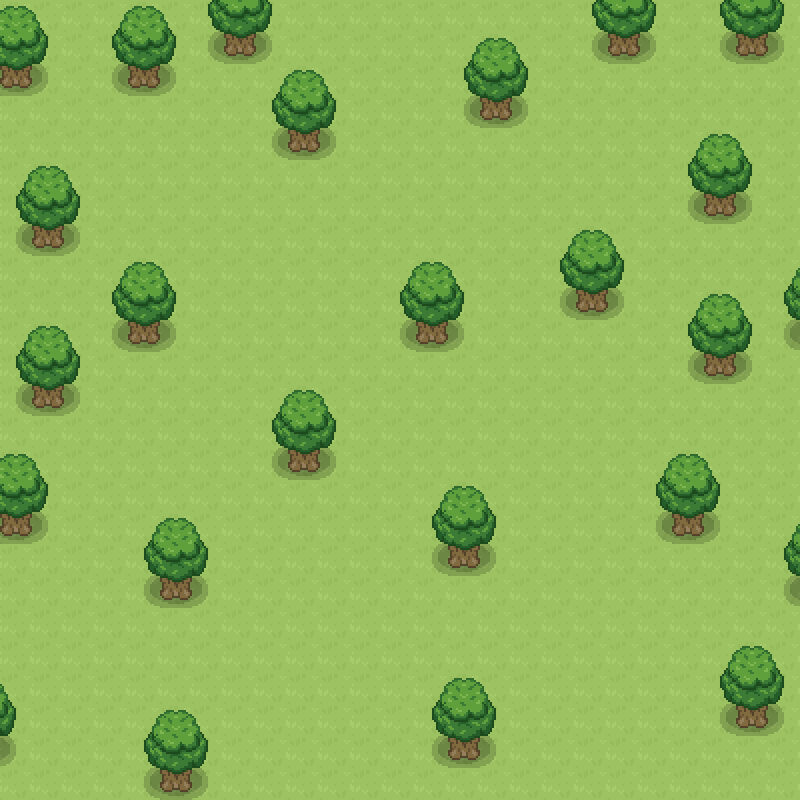

This game map was drawn from its Tiled (.tmx) file and the tilesets committed beside it. A one-line description and the trimmed map source follow:
An orthogonal 25x25 tile map with 32x32 px tiles, 6 tile layers (ground, paths, objects, walls, ...), 2 tilesets.

<map version="1.10" tiledversion="1.11.2" orientation="orthogonal" renderorder="right-down" width="25" height="25" tilewidth="32" tileheight="32" infinite="0" nextlayerid="9" nextobjectid="1">
 <editorsettings>
  <export target="forest.json" format="json" />
 </editorsettings>
 <tileset firstgid="1" source="grass.tsx" />
 <tileset firstgid="257" source="trees.tsx" />
 <layer id="1" name="ground" width="25" height="25">
  <data>[625 cells, 625 non-empty, 1 distinct tile ids]</data>
 </layer>
 <layer id="6" name="paths" width="25" height="25">
  <data>[625 cells, 0 non-empty, 0 distinct tile ids]</data>
 </layer>
 <layer id="5" name="objects" width="25" height="25">
  <data>[625 cells, 0 non-empty, 0 distinct tile ids]</data>
 </layer>
 <layer id="4" name="walls" width="25" height="25">
  <data>[625 cells, 0 non-empty, 0 distinct tile ids]</data>
 </layer>
 <layer id="2" name="trees" width="25" height="25">
  <data>[625 cells, 192 non-empty, 9 distinct tile ids]</data>
 </layer>
 <layer id="8" name="overlay" width="25" height="25">
  <data>[625 cells, 0 non-empty, 0 distinct tile ids]</data>
 </layer>
</map>
